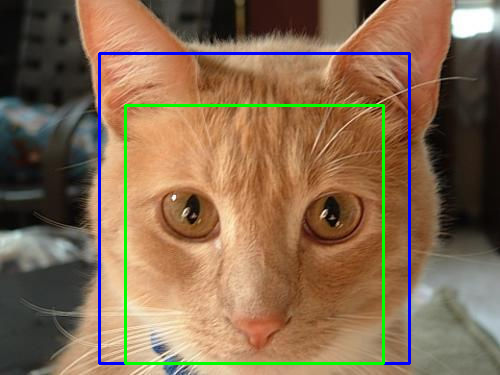
#> input picture cxks.png, 500 x 375 px, found by its file name
$ python opencv.py
#> lines starting #> are read from the running program, lines starting #| are printed output that depends on the picture
import cv2
import matplotlib.pyplot as plt

filename = input("Filename:")
#> the answer given: cxks.png
path = "H:/Project/21ACB/Test6_mobilenet/test/" + filename

img = cv2.imread(path)
#> img is the input picture: shape (375, 500, 3); mean B, G, R 81.1, 106.8, 133.9
b, g, r = cv2.split(img)
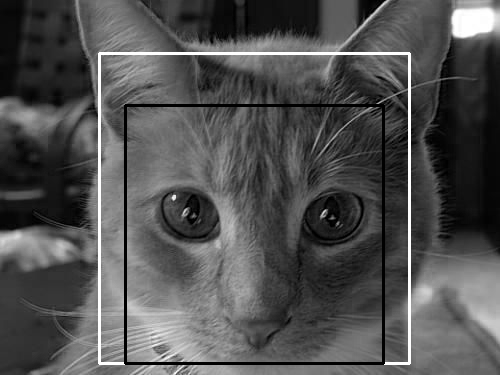
#> b: shape (375, 500); min 0, max 255, mean 81.1
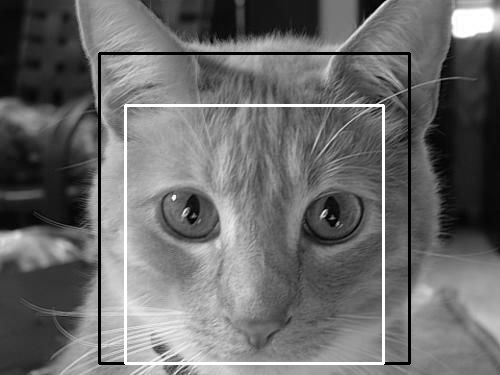
#> g: shape (375, 500); min 0, max 255, mean 106.8
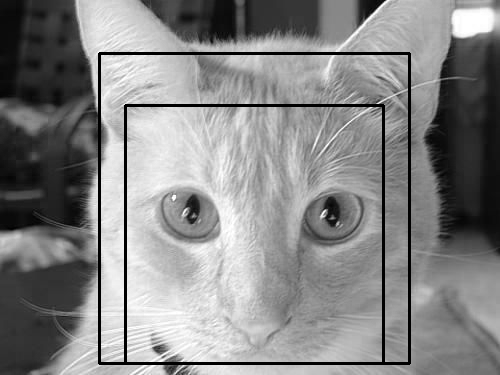
#> r: shape (375, 500); min 0, max 255, mean 133.9
plt_img = cv2.merge([r, g, b])

plt.imshow(plt_img)
plt.show()
